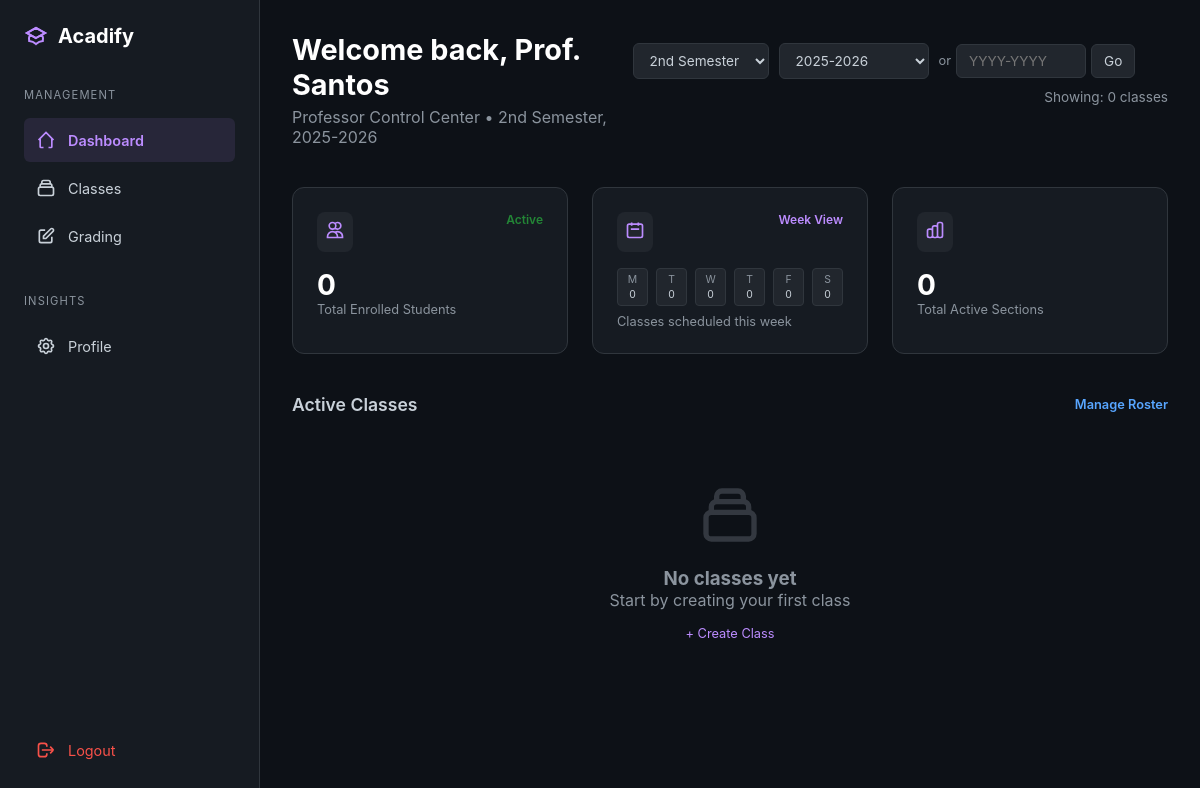
/teacher/dashboard (signed in), run on an earlier commit of the app's database.
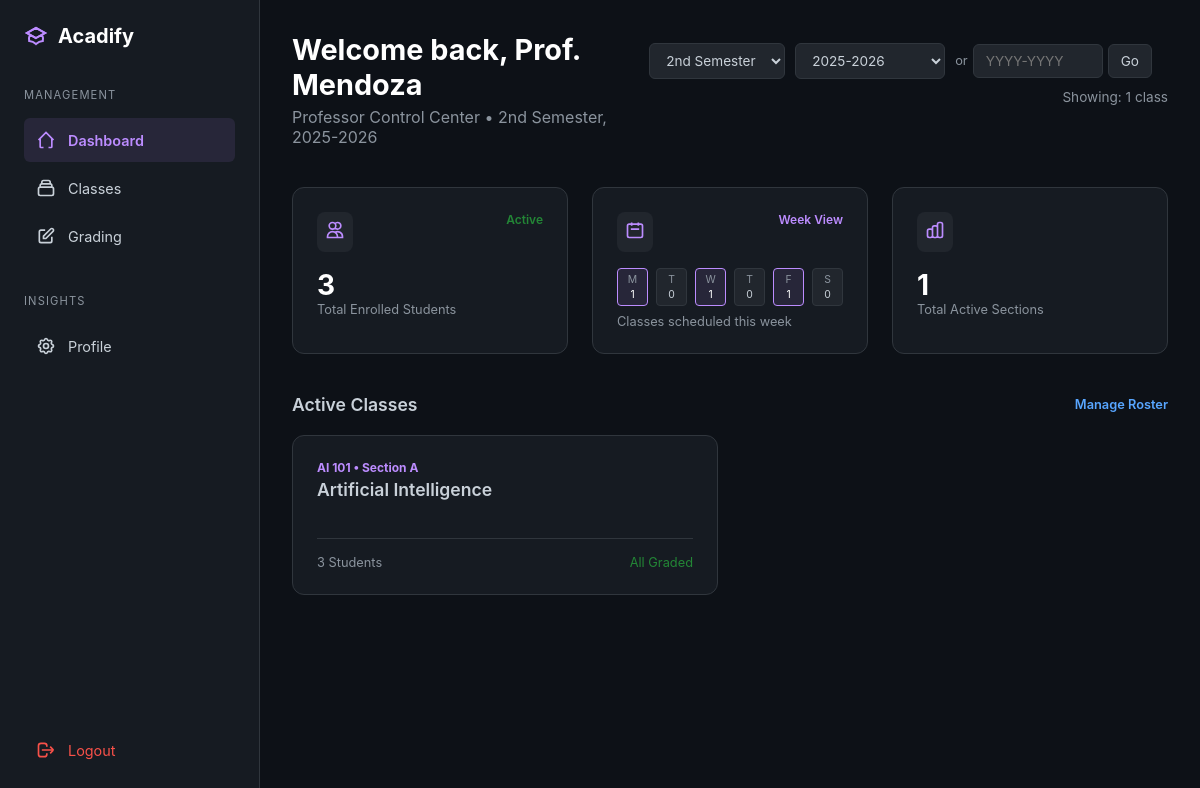
And on a later commit of the database.
### models.py (models this page shows, shortened)
class Teacher(db.Model):
    __tablename__ = 'teacher'
    id = db.Column(db.Integer, primary_key=True)
    user_id = db.Column(db.Integer, db.ForeignKey('user.id'), nullable=False, unique=True)
    employee_number = db.Column(db.String(50), unique=True, nullable=False, index=True)
    first_name = db.Column(db.String(100), nullable=False)
    last_name = db.Column(db.String(100), nullable=False)
    department = db.Column(db.String(100), nullable=False)
    specialization = db.Column(db.String(200), nullable=True)
    created_at = db.Column(db.DateTime, default=datetime.utcnow)
    classes = db.relationship('Class', backref='teacher', lazy='dynamic')

class Class(db.Model):
    __tablename__ = 'class'
    id = db.Column(db.Integer, primary_key=True)
    subject_id = db.Column(db.Integer, db.ForeignKey('subject.id'), nullable=True)
    subject_name = db.Column(db.String(200), nullable=True)
    subject_code = db.Column(db.String(20), nullable=True)
    units = db.Column(db.Integer, nullable=True)
    teacher_id = db.Column(db.Integer, db.ForeignKey('teacher.id'), nullable=False)
    section = db.Column(db.String(20), nullable=True)
    schedule = db.Column(db.String(100), nullable=True)
    room = db.Column(db.String(50), nullable=True)
    school_year = db.Column(db.String(20), nullable=False)
    semester = db.Column(db.String(20), nullable=False)
    max_students = db.Column(db.Integer, default=40)
    grading_formula = db.Column(db.Text, nullable=True)
    grade_conversion_table = db.Column(db.Text, nullable=True)
    department = db.Column(db.String(100), nullable=True)
    program = db.Column(db.String(100), nullable=True)
    year_level = db.Column(db.String(20), nullable=True)
    created_at = db.Column(db.DateTime, default=datetime.utcnow)
    enrollments = db.relationship('Enrollment', backref='class_', lazy='dynamic', cascade='all, delete-orphan')
    tests = db.relationship('Test', backref='class_', lazy='dynamic', cascade='all, delete-orphan')
    @property
    def effective_subject_name(self):
        if self.subject_name:
            return self.subject_name
        elif self.subject_id and self.subject:
            return self.subject.name
        return "Unnamed Subject"
    @property
    def effective_subject_code(self):
        if self.subject_code:
            return self.subject_code
        elif self.subject_id and self.subject:
            return self.subject.code
        return "N/A"

### blueprints/teacher/routes.py (the view, shortened to what this page needs)
@teacher_bp.route('/dashboard')
@teacher_required
def dashboard():
    teacher = current_user.teacher_profile
    current_school_year = Config.get_current_school_year()
    current_semester = Config.get_current_semester()
    selected_year = request.args.get('year')
    selected_semester = request.args.get('semester')
    if not selected_year or selected_year == 'all':
        selected_year = current_school_year
    if not selected_semester or selected_semester == 'all':
        selected_semester = current_semester
    all_classes = Class.query.filter_by(teacher_id=teacher.id).all()
    from datetime import datetime
    actual_years = set([cls.school_year for cls in all_classes])
    current_year_num = datetime.now().year
    buffer_years = {f"{y}-{y+1}" for y in range(current_year_num-5, current_year_num+3)}
    available_years = sorted(list(actual_years | buffer_years), reverse=True)
    query = Class.query.filter_by(
        teacher_id=teacher.id,
        school_year=selected_year,
        semester=selected_semester
    )
    classes = query.all()
    total_students = db.session.query(func.count(func.distinct(Enrollment.student_id)))\
        .join(Class).filter(
            Class.teacher_id == teacher.id,
            Class.school_year == selected_year,
            Class.semester == selected_semester,
            Enrollment.status == 'enrolled'
        ).scalar() or 0
    weekly_schedule = {
        'Monday': 0, 'Tuesday': 0, 'Wednesday': 0,
        'Thursday': 0, 'Friday': 0, 'Saturday': 0
    }
    for cls in classes:
        if cls.schedule:
            schedule_upper = cls.schedule.upper()
            if 'M' in schedule_upper and 'Monday' not in schedule_upper:
                weekly_schedule['Monday'] += 1
            if 'T' in schedule_upper and 'TH' not in schedule_upper:
                weekly_schedule['Tuesday'] += 1
            if 'W' in schedule_upper:
                weekly_schedule['Wednesday'] += 1
            if 'TH' in schedule_upper or 'R' in schedule_upper:
                weekly_schedule['Thursday'] += 1
            if 'F' in schedule_upper:
                weekly_schedule['Friday'] += 1
            if 'S' in schedule_upper or 'SAT' in schedule_upper:
                weekly_schedule['Saturday'] += 1
    classes_with_stats = []
    for cls in classes:
        student_count = Enrollment.query.filter_by(
            class_id=cls.id,
            status='enrolled'
        ).count()
        tests = Test.query.filter_by(class_id=cls.id).all()
        ungraded_count = 0
        class_display = {
            'id': cls.id,
            'name': cls.effective_subject_name,
            'code': cls.effective_subject_code,
            'section': cls.section
        }
        classes_with_stats.append({
            'class': class_display,
            'student_count': student_count,
            'ungraded_count': ungraded_count
        })
    return render_template(
        'teacher/dashboard.html',
        teacher=teacher,
        classes_with_stats=classes_with_stats,
        total_students=total_students,
        total_classes=len(classes),
        weekly_schedule=weekly_schedule,
        current_school_year=current_school_year,
        current_semester=current_semester,
        selected_year=selected_year,          # ✅ Pass actual selected value
        selected_semester=selected_semester,  # ✅ Pass actual selected value
        available_years=available_years
    )

### app.py (called while the page is built)
def create_app(config_name='development'):
    app = Flask(__name__)
    app.config.from_object(config[config_name])
    db.init_app(app)
    migrate.init_app(app, db)
    login_manager.init_app(app)
    bcrypt.init_app(app)
    login_manager.login_view = 'auth.login'  # Redirect to login page if not authenticated
    login_manager.login_message = 'Please log in to access this page.'
    login_manager.login_message_category = 'info'
    @login_manager.user_loader
    def load_user(user_id):
        from models import User
        return User.query.get(int(user_id))
    register_blueprints(app)
    register_error_handlers(app)
    with app.app_context():
        import models
    return app

### blueprints/teacher/routes.py (called while the page is built)
def teacher_required(f):
    from functools import wraps
    @wraps(f)
    @login_required
    def decorated_function(*args, **kwargs):
        if current_user.role != 'teacher':
            flash('Access denied. Teachers only.', 'danger')
            return redirect(url_for('index'))
        return f(*args, **kwargs)
    return decorated_function

### templates/teacher/dashboard.html (shortened to what the changed rows need)
<!DOCTYPE html>
<html lang="en">
<head>
</head>
<body>
    <main class="main-content">
        <header class="welcome-section">
            <div style="display: flex; justify-content: space-between; align-items: center;">
                <div>
                    <h1 style="font-size: 1.8rem; color: #fff;">Welcome back, Prof. {{ teacher.last_name }}</h1>
                    <p style="color: var(--text-dim); margin-top: 5px;">Professor Control Center • {{ current_semester }}, {{ current_school_year }}</p>
                </div>
                <div style="display: flex; gap: 10px; margin-bottom: 2rem; align-items: center; flex-wrap: wrap;">
                    <select style="background: var(--card-color);
                                border: 1px solid var(--border-color);
                                color: var(--text-main);
                                padding: 8px 12px;
                                border-radius: 6px;
                                font-size: 0.85rem;"
                            id="semesterFilter"
                            onchange="applyFilters()">
                        <option value="2nd Semester" {% if selected_semester == '2nd Semester' %}selected{% endif %}>2nd Semester</option>
                    </select>
                    <select style="background: var(--card-color);
                                border: 1px solid var(--border-color);
                                color: var(--text-main);
                                padding: 8px 12px;
                                border-radius: 6px;
                                font-size: 0.85rem;
                                min-width: 150px;"
                            id="yearFilter"
                            onchange="applyFilters()">
                        {% for year in available_years %}
                        <option value="{{ year }}" {% if year == selected_year %}selected{% endif %}>
                        </option>
                        {% endfor %}
                    </select>
                    <div style="display: flex; gap: 5px; align-items: center;">
                        <span style="color: var(--text-dim); font-size: 0.8rem;">or</span>
                        <input type="text"
                            id="customYearInput"
                            placeholder="YYYY-YYYY"
                            style="background: var(--card-color);
                                    border: 1px solid var(--border-color);
                                    color: var(--text-main);
                                    padding: 8px 12px;
                                    border-radius: 6px;
                                    font-size: 0.85rem;
                                    width: 130px;"
                            pattern="\d{4}-\d{4}">
                        <button type="button"
                                onclick="jumpToCustomYear()"
                                style="background: var(--card-color);
                                    border: 1px solid var(--border-color);
                                    color: var(--text-main);
                                    padding: 8px 12px;
                                    border-radius: 6px;
                                    cursor: pointer;
                                    font-size: 0.85rem;">
                        </button>
                    </div>
                    <span style="margin-left: auto; color: var(--text-dim); font-size: 0.85rem;">
                        Showing: {{ classes_with_stats|length }} {{ 'class' if classes_with_stats|length == 1 else 'classes' }}
                    </span>
                </div>
            </div>
        </header>
        <section class="stats-grid">
            <div class="stat-card">
                <div class="stat-header">
                    <div class="stat-icon"><svg class="icon" viewBox="0 0 24 24"><path stroke-width="2" d="M12 4.354a4 4 0 110 5.292M15 21H3v-1a6 6 0 0112 0v1zm0 0h6v-1a6 6 0 00-9-5.197M13 7a4 4 0 11-8 0 4 4 0 018 0z"/></svg></div>
                    <span style="color: var(--success-green); font-size: 0.75rem; font-weight: 600;">Active</span>
                </div>
                <div class="stat-value">{{ total_students }}</div>
                <div class="stat-label">Total Enrolled Students</div>
            </div>
            <div class="stat-card">
                <div class="week-view">
                    <div class="day-box {{ 'active' if weekly_schedule['Monday'] > 0 else '' }}">
                        <span class="day-label">M</span>{{ weekly_schedule['Monday'] }}
                    </div>
                    <div class="day-box {{ 'active' if weekly_schedule['Tuesday'] > 0 else '' }}">
                        <span class="day-label">T</span>{{ weekly_schedule['Tuesday'] }}
                    </div>
                    <div class="day-box {{ 'active' if weekly_schedule['Wednesday'] > 0 else '' }}">
                        <span class="day-label">W</span>{{ weekly_schedule['Wednesday'] }}
                    </div>
                    <div class="day-box {{ 'active' if weekly_schedule['Thursday'] > 0 else '' }}">
                        <span class="day-label">T</span>{{ weekly_schedule['Thursday'] }}
                    </div>
                    <div class="day-box {{ 'active' if weekly_schedule['Friday'] > 0 else '' }}">
                        <span class="day-label">F</span>{{ weekly_schedule['Friday'] }}
                    </div>
                    <div class="day-box {{ 'active' if weekly_schedule['Saturday'] > 0 else '' }}">
                        <span class="day-label">S</span>{{ weekly_schedule['Saturday'] }}
                    </div>
                </div>
            </div>
            <div class="stat-card">
                <div class="stat-header">
                    <div class="stat-icon"></div>
                </div>
                <div class="stat-value">{{ total_classes }}</div>
                <div class="stat-label">Total Active Sections</div>
            </div>
        </section>
        <section>
            {% if classes_with_stats %}
            <div class="course-grid">
                {% for item in classes_with_stats %}
                <div class="course-card" onclick="window.location.href='{{ url_for('teacher.class_detail', class_id=item.class.id) }}'">
                    <div>
                        <div class="course-code">{{ item.class.code }} • Section {{ item.class.section if item.class.section else 'N/A' }}</div>
                        <div class="course-name">{{ item.class.name }}</div>
                    </div>
                    <div class="course-meta">
                        <span>{{ item.student_count }} Students</span>
                        {% if item.ungraded_count > 0 %}
                            <span style="color: var(--warning-orange);">{{ item.ungraded_count }} Ungraded</span>
                        {% else %}
                            <span style="color: var(--success-green);">All Graded</span>
                        {% endif %}
                    </div>
                </div>
                {% endfor %}
            </div>
            {% else %}
            <div class="empty-state">
                <svg viewBox="0 0 24 24" fill="none" stroke="currentColor">
                    <path stroke-width="2" d="M19 11H5m14 0a2 2 0 012 2v6a2 2 0 01-2 2H5a2 2 0 01-2-2v-6a2 2 0 012-2m14 0V9a2 2 0 00-2-2M5 11V9a2 2 0 012-2m0 0V5a2 2 0 012-2h6a2 2 0 012 2v2M7 7h10"/>
                </svg>
                <h3>No classes yet</h3>
                <p>Start by creating your first class</p>
                <a href="#" class="btn-text" style="color: var(--accent-purple); margin-top: 1rem; display: inline-block;">+ Create Class</a>
            </div>
            {% endif %}
        </section>
    </main>
</body>
</html>

What changed in the data, as far as the page shows it:
no longer on this page (row edited): Teacher: last_name "Santos"
added Teacher: last_name "Mendoza"
added Class: semester "2nd Semester", class.code "AI 101", class.name "Artificial Intelligence"
Also different on the page:
{{ classes_with_stats|length }}: "0" → "1"
{{ 'class' if classes_with_stats|length == 1 else 'classes' }}: "classes" → "class"
{{ total_students }}: "0" → "3"
{{ weekly_schedule['Monday'] }}: "0" → "1"
{{ weekly_schedule['Wednesday'] }}: "0" → "1"
{{ weekly_schedule['Friday'] }}: "0" → "1"
{{ total_classes }}: "0" → "1"
{{ current_semester }}: "2nd Semester" → (not shown)
new list line: "• Section A 3 Students All Graded"
text no longer shown: "No classes yet Start by creating your first class + Create Class"
